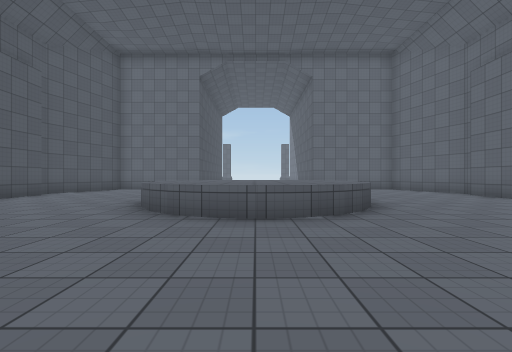
[1] (above)

16 first-person views from a walk through a 3-D level made in the Unity game engine. The camera is 1.2 m above the floor, looks level and sees 90° across. The floor is counted in squares, 2 m on a side. Each view is taken from the middle of a square. On the plan, view 1 faces up. The plan holds only what a view shows up to about 9 squares ahead; the rest is blank. The place goes on beyond the plan. The player is left out. Some surface patterns are stand-ins.

[2]
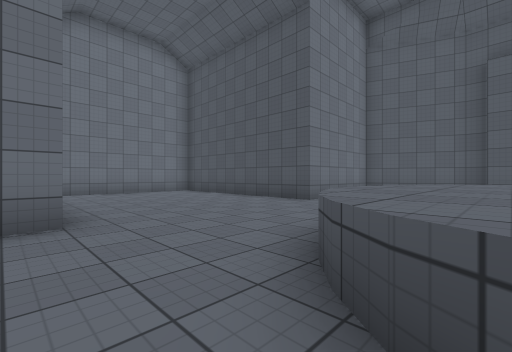

[3]
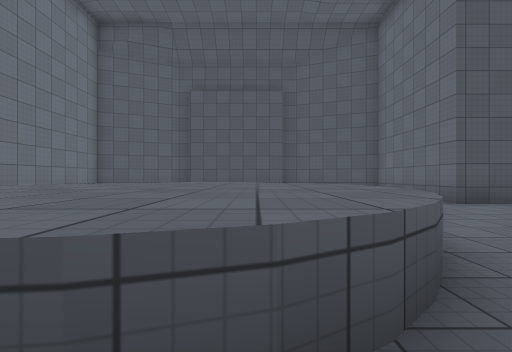

[4]
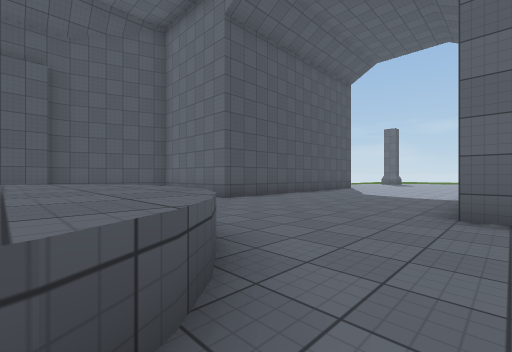

[5]
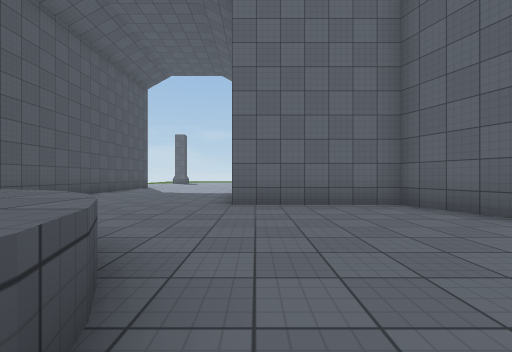

[6]
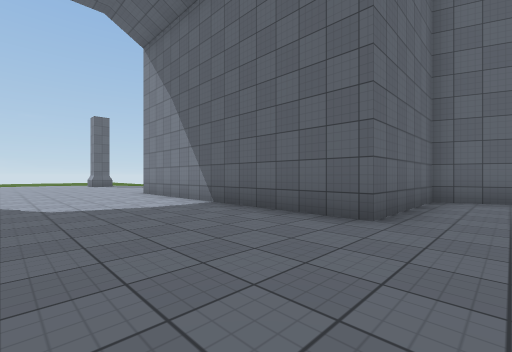

[7]
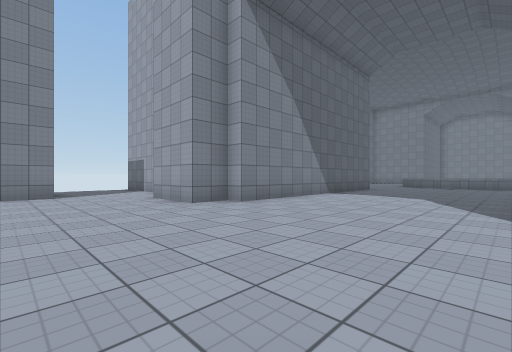

[8]
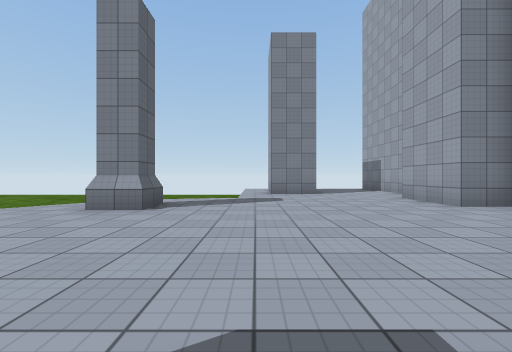

[9]
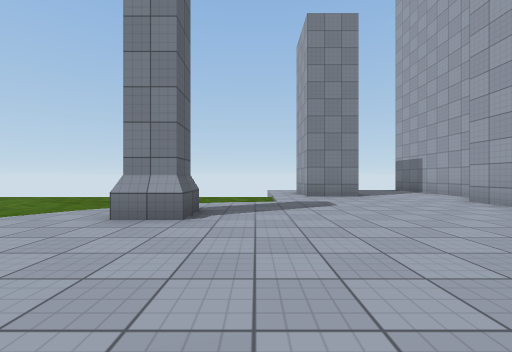

[10]
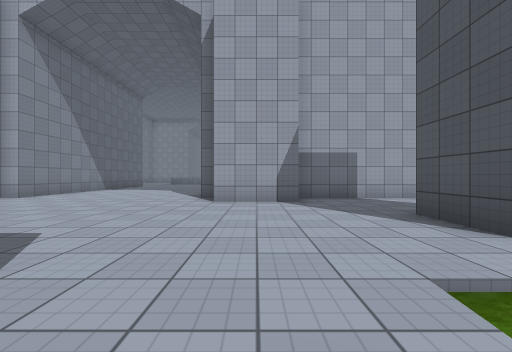

[11]
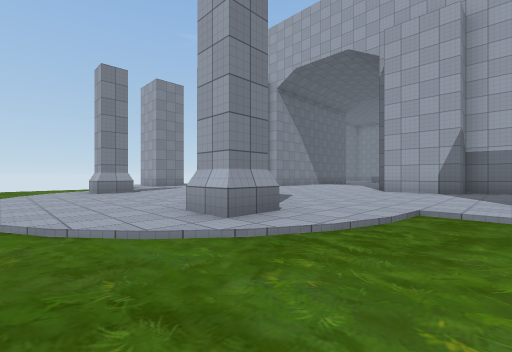

[12]
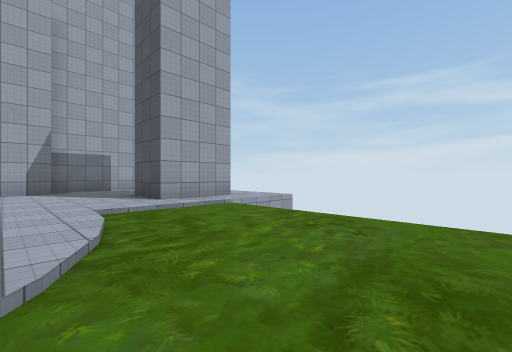

[13]
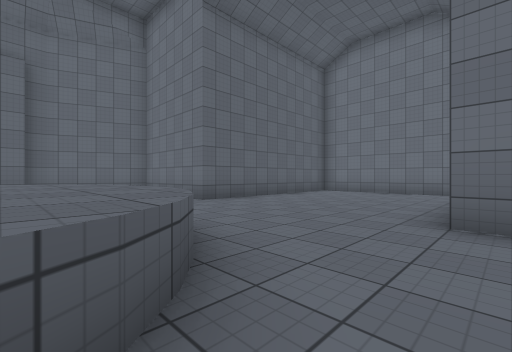

[14]
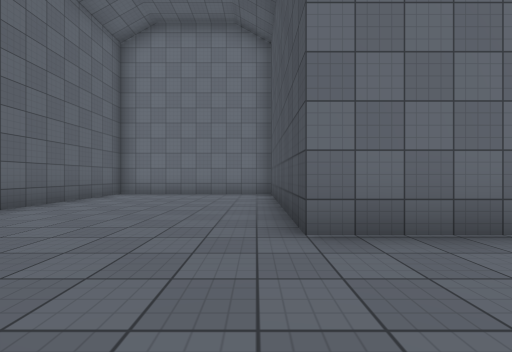

[15]
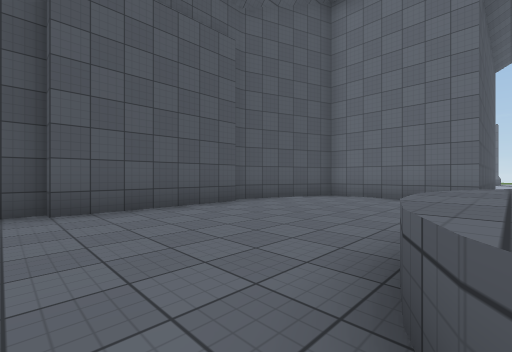

[16]
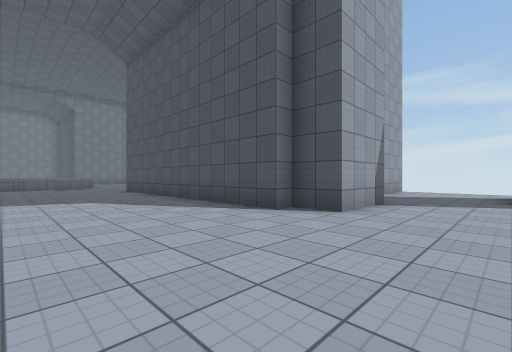

### Floor plan
Key: @ floor where view 1 was taken; # wall or solid block; . main floor; - floor 0.25 m lower than the main floor; / step, stairs or slope; ^ raised ledge.
Columns run from 9 left of view 1 to 8 right of it. Each row starts with its distance up from view 1.
 29   -----/.../----
 28   ----.......---
 27   ---/......./---
 26   --/.# ....#./--
 25   --/.. ....../--
 24 ..................
 23 .##.............##
 22 . #.............#
 21 ..................
 20 ....###.....###...
 19 #######.....# ####
 18       #.....#
 17       #.....#
 16       #.....#
 15       #.....#
 14       #.....#
 13       #.....#
 12    ####.....####
 11   ##.. ........##
 10   #...  ........#
  9   #....  .......#
  8   #.....^^^.....#
  7   #....^^^^^....#
  6   #....^^^^^....#
  5   #....^^^^^... #
  4   #.....^^^...  #
  3   #   .......   #
  2   #  ........   #
  1    ####.....####
  0       #..@..#
 -1       #.....#
 -2       #.....#
 -3       #.....#
 -4       #.....#
 -5       #######

Where each view was taken, in squares from view 1:
view 1: 0 up, 0 right, facing up
view 2: 5 up, 3 right, facing down-left
view 3: 7 up, 3 right, facing left
view 4: 7 up, 3 right, facing up-left
view 5: 6 up, 3 right, facing up
view 6: 10 up, 1 left, facing up-right
view 7: 23 up, 2 left, facing down-right
view 8: 24 up, 2 left, facing right
view 9: 25 up, 1 left, facing right
view 10: 26 up, 4 left, facing down
view 11: 29 up, 6 left, facing down-right
view 12: 29 up, 4 left, facing down-left
view 13: 5 up, 3 left, facing down-right
view 14: 4 up, 2 left, facing down
view 15: 4 up, 2 left, facing up-left
view 16: 22 up, 1 right, facing down-left
